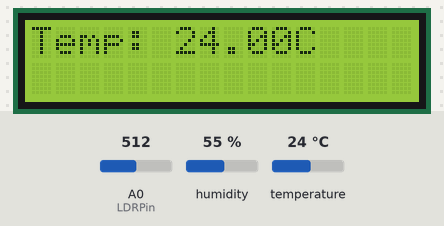
Recording of a sketch running on a simulated Arduino Uno, built with avr-gcc and run on an emulated ATmega328P. Parts: 16×2 character LCD. The test bench sets the inputs (shaded band); at power-on: A0 (LDRPin) = 512, humidity 55 %, temperature 24 °C. What the sketch prints to the serial monitor is not drawn.

Above: at 1.2 s.
1.3 s: A0 (LDRPin) set to 306
At 7.4 s:
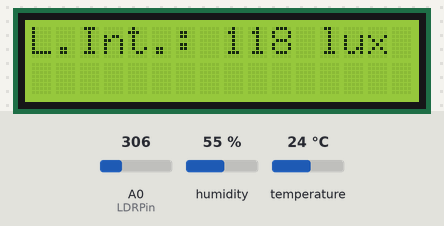
9.6 s: humidity set to 22 %
At 18.7 s:
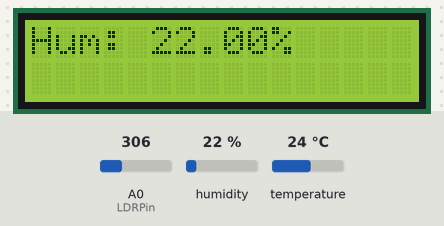
21.7 s: temperature set to 12 °C
At 29.0 s:
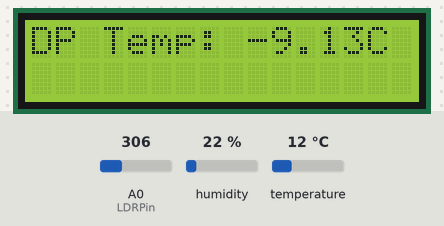
29.7 s: A0 (LDRPin) set to 510
At 30.7 s:
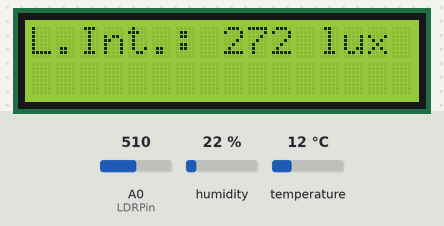
37.7 s: A0 (LDRPin) set to 900
At 39.2 s:
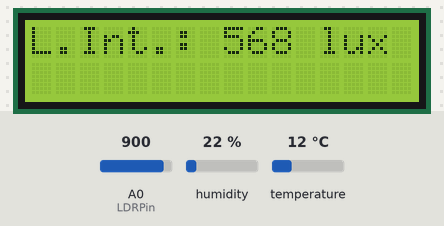
45.7 s: humidity set to 40 %
At 50.9 s:
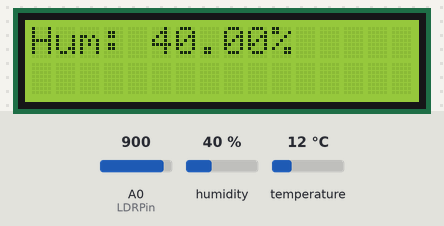
Timing chart, 0 to 52.4 s (numbered marks = the images above; inputs shaded):
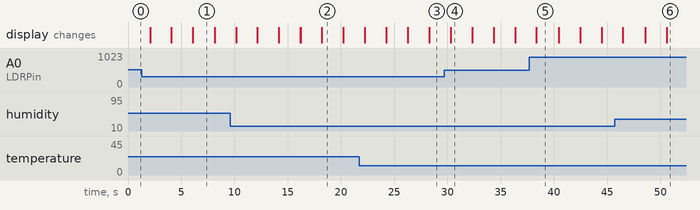

Measured:
- what the display in image 1 shows lasts 2.0 s, from 6.1 s to 8.1 s
- what the display in image 5 shows lasts 2.1 s, from 38.4 s to 40.5 s

The sketch:

Final_Project_Sketch.ino
```cpp
#include <LiquidCrystal.h>
#include "dht.h"

dht DHT;
int sensorPin = 8;
int sensorValue;
int LDRPin = A0;
int sensorValue1 = 0;
const int rs = 12, en = 11, d4 = 5, d5 = 4, d6 = 3, d7 = 2;
LiquidCrystal lcd(rs, en, d4, d5, d6, d7);
void setup() {
  // put your setup code here, to run once:
  pinMode(sensorPin,INPUT);
  pinMode(LDRPin, INPUT);
  Serial.begin(9600);
  lcd.begin(16, 2);
}

void loop() {
  // put your main code here, to run repeatedly:
  sensorValue = DHT.read22(sensorPin);
  Serial.print("Humidity Value: ");
  Serial.println(DHT.humidity);

  Serial.print("Temperature Value: ");
  Serial.println(DHT.temperature);

  lcd.setCursor(0,0);
  lcd.print("Temp: ");
  lcd.print(DHT.temperature);
  lcd.print("C");
  delay(2000);
  lcd.clear();
  lcd.setCursor(0,0);
  lcd.print("Hum: ");
  lcd.print(DHT.humidity);
  lcd.print("%");
  delay(2000);
  lcd.clear();
  double gamma = log(DHT.humidity/100) + ((17.62*DHT.temperature) / (243.5+DHT.temperature));
  double dp = 243.5*gamma / (17.62-gamma);
  lcd.setCursor(0,0);
  lcd.print("DP Temp: ");
  lcd.print(dp);
  lcd.print("C");
  delay(2000);
  lcd.clear();
  Serial.print("Dew point: ");
  Serial.print(dp);
  Serial.println(" degrees Celcius ");

sensorValue1 = analogRead(LDRPin);
sensorValue1 = constrain(sensorValue1, 150, 1500);
sensorValue1 = map(sensorValue1, 150, 1500, 0, 1023);
Serial.print("Light intensity:  ");
Serial.println(sensorValue1);
lcd.setCursor(0,0);
  lcd.print("L.Int.: ");
  lcd.print(sensorValue1);
  lcd.print(" lux");

  lcd.setCursor(0,1);
if(sensorValue1<=150)
{
  Serial.println("You should avoid doing work in such conditions.");
}
if(sensorValue1>=150 && sensorValue1<=250)
{
  Serial.println("It is only good for Warehouses, Homes, Theaters, Archives.");
}
if(sensorValue1>=250 && sensorValue1<=500)
{
  Serial.println("It is only good for Easy Office Work, Classes.");
}
if(sensorValue1>=500 && sensorValue1<=750)
{
  Serial.println("It is only good for Normal Office Work, PC Work, Study Library, Groceries, Show Rooms,Laboratories.");
}
if(sensorValue1>=750 && sensorValue1<=1000)
{
  Serial.println("It is only good for Supermarkets, Mechanical Workshops, Office Landscapes.");
}
if(sensorValue1>=1000 && sensorValue1<=1500)
{
  Serial.println("It is only good for Normal Drawing Work, Detailed Mechanical Workshops, Operation  Theatres.");
}
Serial.println("");
delay(2000);
lcd.clear();


}
```
